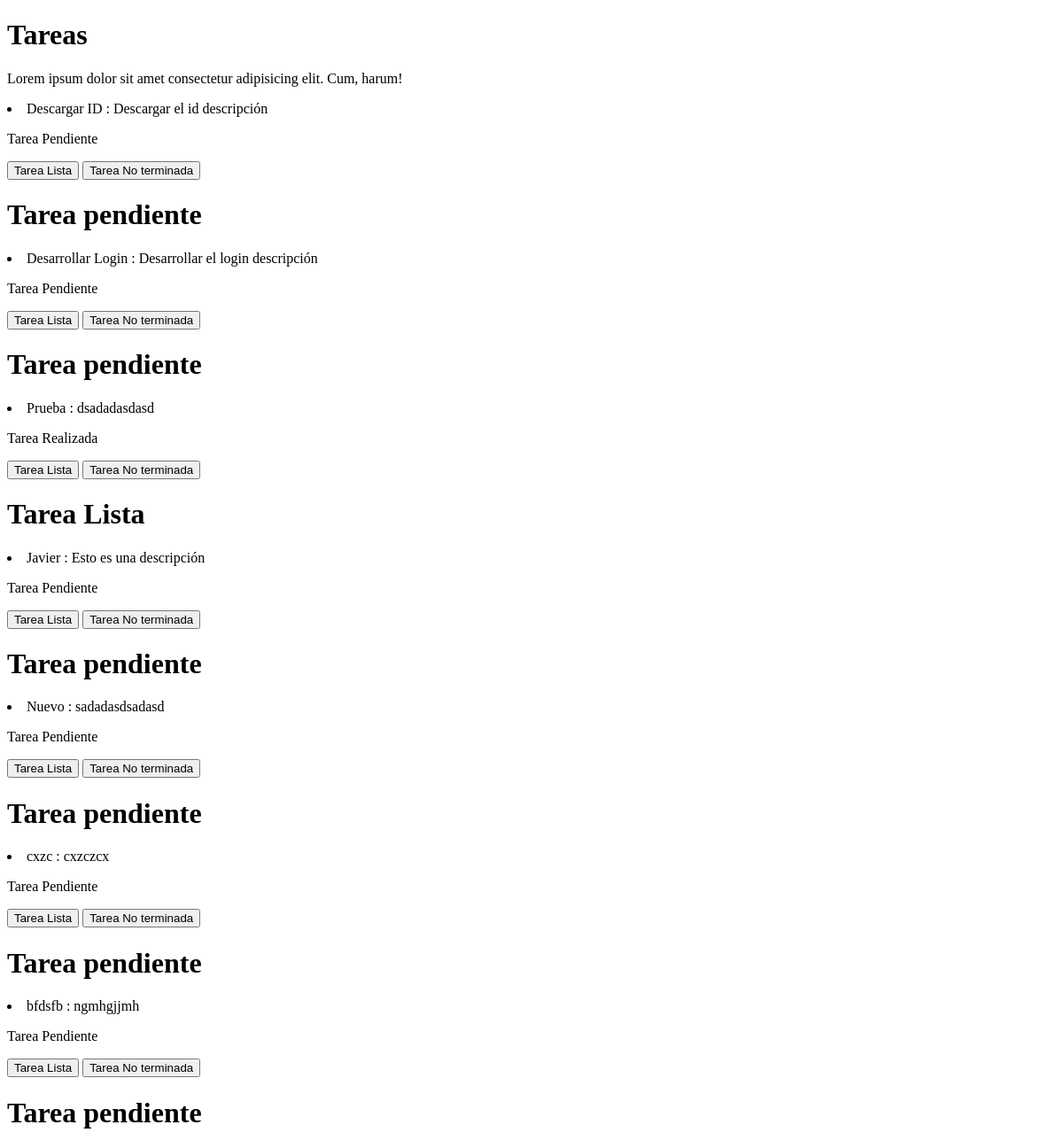
Before: /taskkkkkk/ with the older database file.
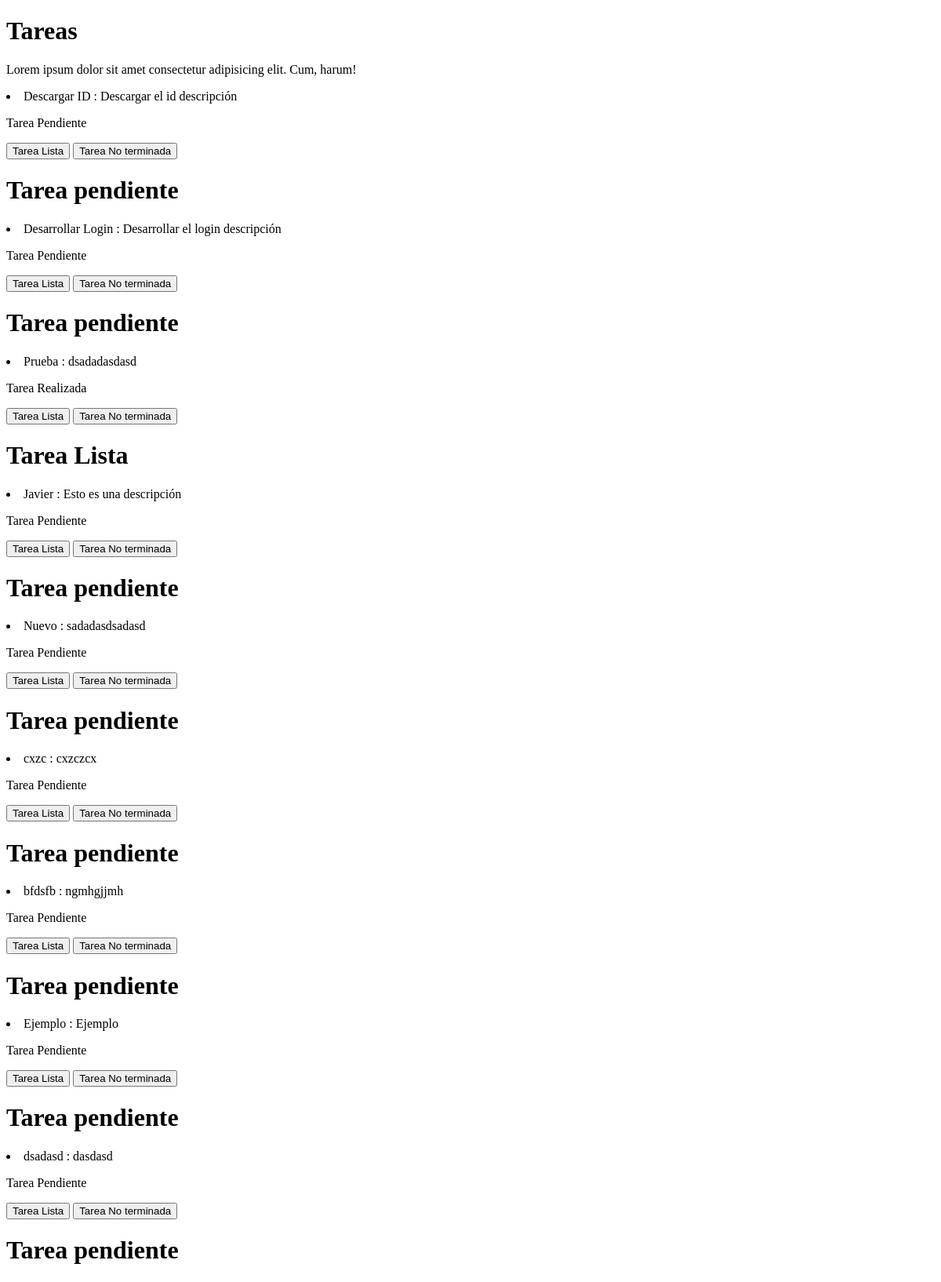
After: the same page with the newer database file.
### myapp/models.py (models this page shows, shortened)
class Task(models.Model):
    title = models.CharField(max_length=100) # Models.CharField es para textos pequeños
    desciption = models.TextField() # Models.TextField es para textos más grandes
    project =  models.ForeignKey(Project, on_delete=models.CASCADE) # ForeignKey es la clave foranea de las bases de datos, con solo colocar entre los parentesis el nombre de la tabla o clase ya se relaciona. Añadimos on_delete=models.CASCAdE para indicar que si eliminamos el proyecto se eliminarán todos los registros
    done = models.BooleanField(default=False)

### myapp/views.py (the view)
# urls.py: path('taskkkkkk/', views.task, name="task"),
def task(resquest):
    tasks = Task.objects.all()
    return render(resquest, "pages/task.html", {
        'tasks' : tasks
    })

### myapp/templates/pages/task.html (shortened to what this page needs)
<!DOCTYPE html>
<html lang="en">
<head>
</head>
<body>
    <h1>Tareas</h1>
    <p>Lorem ipsum dolor sit amet consectetur adipisicing elit. Cum, harum!</p>
    <div>
        {% for task in tasks %}
            <li>{{task.title}} : {{task.desciption}}</li>
            {% if task.done == 1 %}
                <p>Tarea Realizada</p>
            {% else %}
                <p>Tarea Pendiente</p>
            {% endif %}
            <button>Tarea Lista</button>
            <button>Tarea No terminada</button>
            <h1>{% if task.done == 1 %} Tarea Lista {% else %} Tarea pendiente {% endif %}</h1>
        {% endfor %}
    </div>
</body>
</html>

Changed rows visible on the page:
added Task: title "Ejemplo", desciption "Ejemplo", done "Tarea Pendiente"
added Task: title "dsadasd", desciption "dasdasd", done "Tarea Pendiente"
